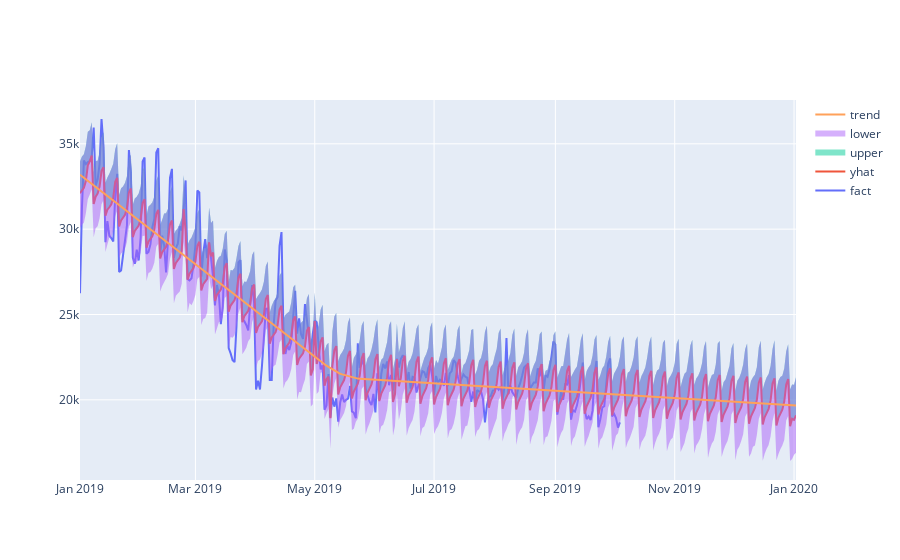

Source (notebook cell):
### Code cell
# Рисуем график с границами прогноза на полном периоде
iplot([
    go.Scatter(x=df['ds'], y=df['y'], name='fact'),
    go.Scatter(x=final_forecast['ds'], y=final_forecast['yhat'], name='yhat'),
    go.Scatter(x=final_forecast['ds'], y=final_forecast['yhat_upper'], fill='tonexty', mode='none', name='upper'),
    go.Scatter(x=final_forecast['ds'], y=final_forecast['yhat_lower'], fill='tonexty', mode='none', name='lower'),
    go.Scatter(x=final_forecast['ds'], y=final_forecast['trend'], name='trend')
])

### Figure 1 — Plotly figure (JSON) as saved in the notebook; plotly's stock layout.template omitted (floating-point values rounded to 4 significant figures; data arrays with more than 128 entries replaced by an {"elided": "..."} marker saying what was removed)
{"data": [{"name": "fact", "type": "scatter", "x": {"elided": "277 str values"}, "y": {"elided": "277 int values"}}, {"name": "yhat", "type": "scatter", "x": {"elided": "367 str values"}, "y": {"elided": "367 float values"}}, {"fill": "tonexty", "mode": "none", "name": "upper", "type": "scatter", "x": {"elided": "367 str values"}, "y": {"elided": "367 float values"}}, {"fill": "tonexty", "mode": "none", "name": "lower", "type": "scatter", "x": {"elided": "367 str values"}, "y": {"elided": "367 float values"}}, {"name": "trend", "type": "scatter", "x": {"elided": "367 str values"}, "y": {"elided": "367 float values"}}], "layout": {}}
